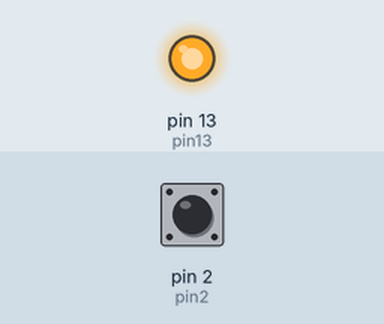
A sketch run on a simulated Arduino Uno, built with avr-gcc and run on an emulated ATmega328P. On the bench: output pins drawn as LEDs (lit = HIGH). The inputs (shaded band) are chosen by the test bench; at power-on: pin 2 (pin2) HIGH. What the sketch prints to the serial monitor is not drawn.

Above: at 1.2 s.
1.3 s: pin 2 (pin2) pulled LOW for 0.15 s
At 1.38 s:
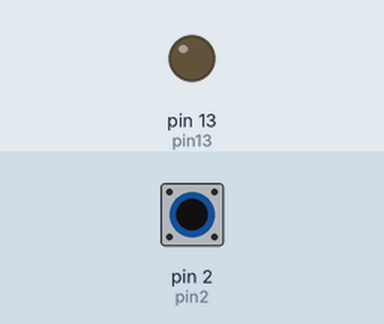
2.9 s: pin 2 (pin2) pulled LOW for 3.2 s
At 7.3 s:
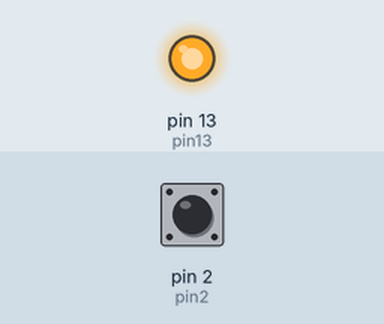
Timing chart, 0 to 8.8 s (numbered marks = the images above; inputs shaded):
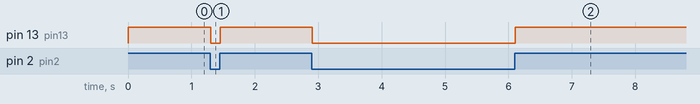

The sketch:

DigitalInputPullupExp1.ino
```cpp
const int pin2 = 2;
const int pin13 = 13;

void setup() {
  // put your setup code here, to run once:
  Serial.begin(9600);
  pinMode(pin2, INPUT_PULLUP);
  pinMode(pin13, OUTPUT);
}

void loop() {
  // put your main code here, to run repeatedly:
  int sensorVal = digitalRead(pin2);
  Serial.println(sensorVal);
  //pull-up means the pushbutton's logic is inverted.
  if (sensorVal == HIGH){
    digitalWrite(pin13, HIGH);
  } else {
    digitalWrite(pin13, LOW);
  }
}
```

Measured:
- after the input at 1.3 s, pin 13 (pin13): HIGH → LOW at once, → HIGH 0.15 s later
- after the input at 2.9 s, pin 13 (pin13): HIGH → LOW at once, → HIGH 3.2 s later
